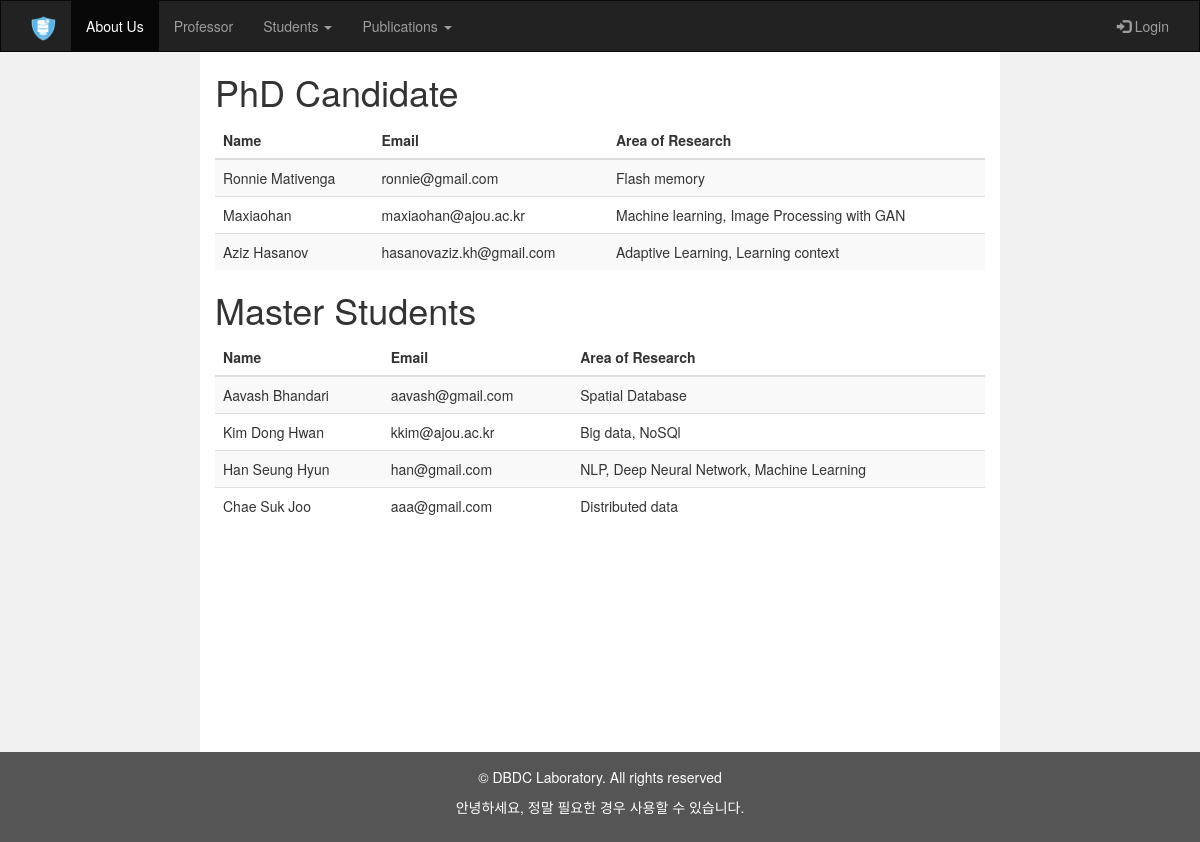
The page /dbdc/index.php?current on the database its author committed.
### tables this page shows
CREATE TABLE `student_tbl` (
  `std_id` int(100) NOT NULL,
  `std_name` varchar(100) NOT NULL,
  `std_email` varchar(100) NOT NULL,
  `std_research` text,
  `std_type` varchar(50) NOT NULL
);

### dbdc/includes/currentstudent.php (the view)
<?php
include 'dbconn.php';
$phd="SELECT * FROM student_tbl where std_type='PhD' ;";
$master="SELECT * FROM student_tbl where std_type='Master' ;";
$sql = array('PhD Candidate'=>$phd,'Master Students' => $master);
$results = [];
foreach($sql as $key => $value){
	$result=mysqli_query($conn,$value);
	$res = array('name'=>$key,'data'=>$result);
	array_push($results,$res);
}
?>
<div class="container-fluid text-center">
	<div class="row content">
		<div class="col-sm-2 sidenav">
		</div>
		<div class="col-sm-8 text-left">
			<?php foreach($results as $res){?>
				<h1><?php echo $res['name'] ?></h1>
				<table class="table table-striped">
					<thead>
						<tr>
							<th>Name</th>
							<th>Email</th>
							<th>Area of Research</th>
						</tr>
					</thead>
					<tbody>
						<?php
						$rows = $res['data'];
						while($r = mysqli_fetch_assoc($rows)) {
							?>
							<tr>
								<td><?php echo $r["std_name"]?></td>
								<td><?php echo $r["std_email"]?></td>
								<td><?php echo $r["std_research"]?></td>
							</tr>
						<?php }?>
					</tbody>
				</table>
			<?php }?>
		</div>
		<div class="col-sm-2 sidenav">
		</div>
	</div>
</div>

### dbdc/index.php (style rules this page uses)
.row.content { height: 700px; }
.sidenav { padding-top: 20px; background-color: #f1f1f1; height: 100%; }

### rows shown on the page
student_tbl: std_name "Ronnie Mativenga", std_email "ronnie@gmail.com", std_research "Flash memory"
student_tbl: std_name "Maxiaohan", std_email "maxiaohan@ajou.ac.kr", std_research "Machine learning, Image Processing with GAN"
student_tbl: std_name "Aziz Hasanov", std_email "hasanovaziz.kh@gmail.com", std_research "Adaptive Learning, Learning context"
student_tbl: std_name "Aavash Bhandari", std_email "aavash@gmail.com", std_research "Spatial Database"
student_tbl: std_name "Kim Dong Hwan", std_email "kkim@ajou.ac.kr", std_research "Big data, NoSQl"
student_tbl: std_name "Han Seung Hyun", std_email "han@gmail.com", std_research "NLP, Deep Neural Network, Machine Learning"
student_tbl: std_name "Chae Suk Joo", std_email "aaa@gmail.com", std_research "Distributed data"

### other values the page prints
$res['name'] "PhD Candidate"
$res['name'] "Master Students"
